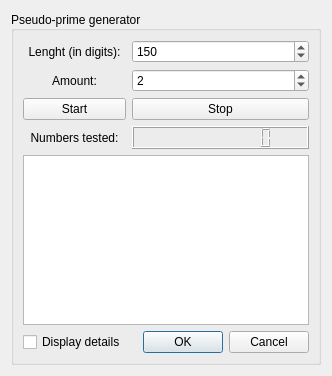
<?xml version="1.0" encoding="UTF-8"?>
<ui version="4.0">
 <class>primeWidget</class>
 <widget class="QDialog" name="primeWidget">
  <property name="geometry">
   <rect>
    <x>0</x>
    <y>0</y>
    <width>332</width>
    <height>376</height>
   </rect>
  </property>
  <property name="windowTitle">
   <string>Dialog</string>
  </property>
  <layout class="QGridLayout" name="gridLayout">
   <item row="0" column="0" rowspan="2" colspan="2">
    <widget class="QGroupBox" name="groupBox">
     <property name="title">
      <string>Pseudo-prime generator</string>
     </property>
     <property name="alignment">
      <set>Qt::AlignLeading|Qt::AlignLeft|Qt::AlignVCenter</set>
     </property>
     <layout class="QGridLayout" name="gridLayout_2">
      <item row="1" column="1">
       <widget class="QSpinBox" name="amountSpin">
        <property name="maximum">
         <number>10000</number>
        </property>
        <property name="value">
         <number>2</number>
        </property>
       </widget>
      </item>
      <item row="5" column="1">
       <widget class="QDialogButtonBox" name="buttonBox">
        <property name="orientation">
         <enum>Qt::Horizontal</enum>
        </property>
        <property name="standardButtons">
         <set>QDialogButtonBox::Cancel|QDialogButtonBox::Ok</set>
        </property>
       </widget>
      </item>
      <item row="0" column="1">
       <widget class="QSpinBox" name="lenghtSpin">
        <property name="maximum">
         <number>100000</number>
        </property>
        <property name="value">
         <number>150</number>
        </property>
       </widget>
      </item>
      <item row="5" column="0">
       <widget class="QCheckBox" name="checkBox">
        <property name="text">
         <string>Display details</string>
        </property>
       </widget>
      </item>
      <item row="2" column="0">
       <widget class="QPushButton" name="startButton">
        <property name="text">
         <string>Start</string>
        </property>
       </widget>
      </item>
      <item row="2" column="1">
       <widget class="QPushButton" name="stopButton">
        <property name="text">
         <string>Stop</string>
        </property>
       </widget>
      </item>
      <item row="1" column="0">
       <widget class="QLabel" name="label_2">
        <property name="text">
         <string>Amount:</string>
        </property>
        <property name="alignment">
         <set>Qt::AlignCenter</set>
        </property>
       </widget>
      </item>
      <item row="4" column="0" colspan="2">
       <widget class="QPlainTextEdit" name="logText">
        <property name="readOnly">
         <bool>true</bool>
        </property>
       </widget>
      </item>
      <item row="0" column="0">
       <widget class="QLabel" name="label">
        <property name="text">
         <string>Lenght (in digits):</string>
        </property>
        <property name="alignment">
         <set>Qt::AlignCenter</set>
        </property>
       </widget>
      </item>
      <item row="3" column="0">
       <widget class="QLabel" name="label_3">
        <property name="text">
         <string>Numbers tested:</string>
        </property>
        <property name="alignment">
         <set>Qt::AlignCenter</set>
        </property>
       </widget>
      </item>
      <item row="3" column="1">
       <widget class="QLCDNumber" name="lcdNumber">
        <property name="digitCount">
         <number>10</number>
        </property>
       </widget>
      </item>
     </layout>
    </widget>
   </item>
  </layout>
 </widget>
 <resources/>
 <connections>
  <connection>
   <sender>buttonBox</sender>
   <signal>accepted()</signal>
   <receiver>primeWidget</receiver>
   <slot>accept()</slot>
   <hints>
    <hint type="sourcelabel">
     <x>248</x>
     <y>254</y>
    </hint>
    <hint type="destinationlabel">
     <x>157</x>
     <y>274</y>
    </hint>
   </hints>
  </connection>
  <connection>
   <sender>buttonBox</sender>
   <signal>rejected()</signal>
   <receiver>primeWidget</receiver>
   <slot>reject()</slot>
   <hints>
    <hint type="sourcelabel">
     <x>316</x>
     <y>260</y>
    </hint>
    <hint type="destinationlabel">
     <x>286</x>
     <y>274</y>
    </hint>
   </hints>
  </connection>
 </connections>
</ui>
